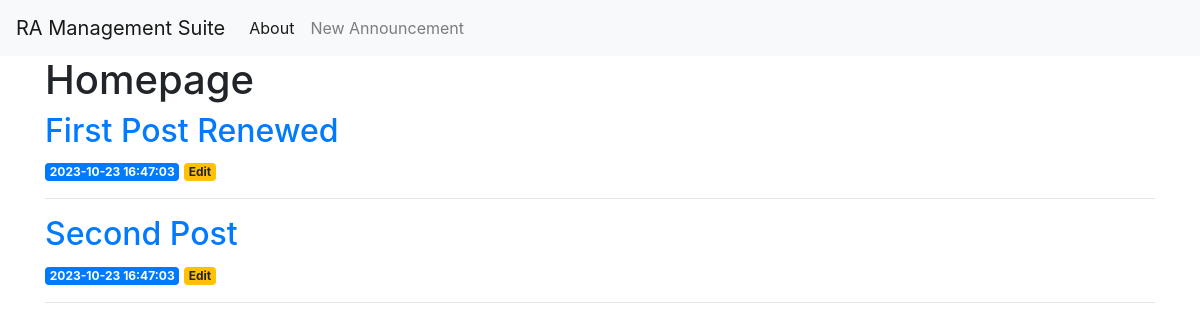
Before: / with the older database file.
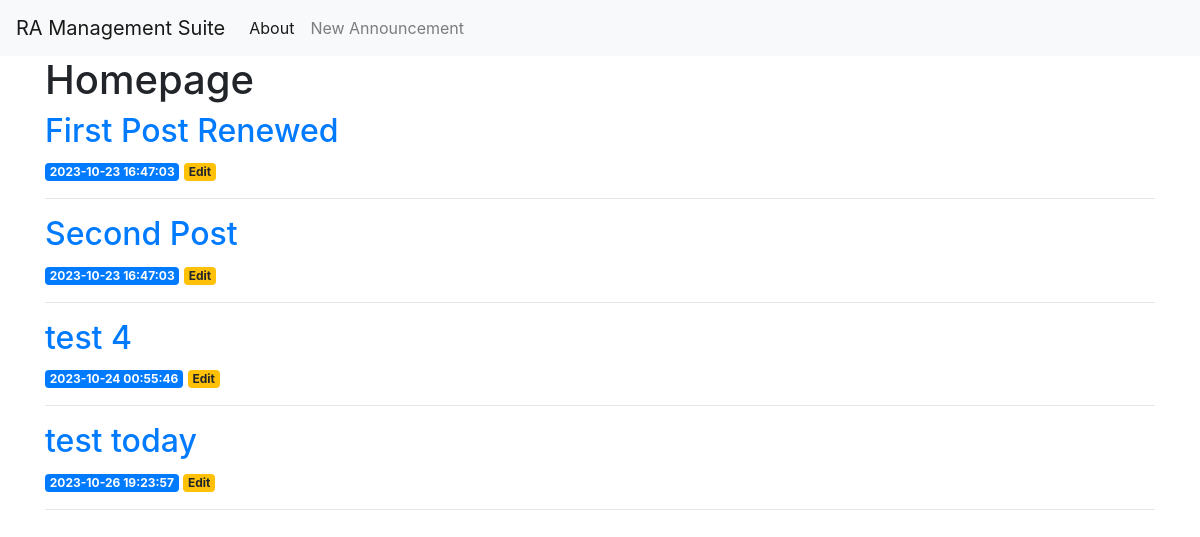
After: the same page with the newer database file.
### tables this page shows
CREATE TABLE announcements (
    id INTEGER PRIMARY KEY AUTOINCREMENT,
    created TIMESTAMP NOT NULL DEFAULT CURRENT_TIMESTAMP,
    title TEXT NOT NULL,
    content TEXT NOT NULL
);

### views/home.py (the view)
@home.route('/')
def index():
    announcements = announcementRepo.get_announcements()
    return render_template('home/index.html', announcements=announcements)

### repos/announcementRepo.py (called while the page is built)
def get_announcements():
    conn = get_db_connection()
    announcements = conn.execute('SELECT * FROM announcements').fetchall()
    conn.close()
    return announcements

### repos/baseRepo.py (called while the page is built)
def get_db_connection():
    conn = sqlite3.connect('database.db')
    conn.row_factory = sqlite3.Row
    return conn

### templates/home/index.html
{% extends 'base.html' %}
{% block content %}
    <h1>{% block title %} Homepage {% endblock %}</h1>
    {% for announcement in announcements %}
        <a href="{{ url_for('home.announcement', announcement_id=announcement['id']) }}">
            <h2>{{ announcement['title'] }}</h2>
        </a>
        <span class="badge badge-primary">{{ announcement['created'] }}</span>
            <a href="{{ url_for('home.edit', announcement_id=announcement['id']) }}">
            <span class="badge badge-warning">Edit</span>
        </a>
        <hr>
    {% endfor %}
{% endblock %}

Changed rows visible on the page:
added announcements: title "test 4", created "2023-10-24 00:55:46"
added announcements: title "test today", created "2023-10-26 19:23:57"
